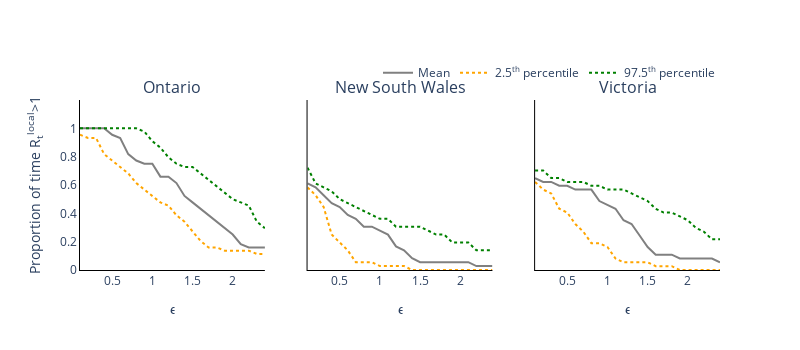

Notebook source saved alongside this figure:
### Code cell
from plotly.subplots import make_subplots

colours = ['grey', 'orange', 'green']
regions = ['Ontario', 'New South Wales', 'Victoria']
trace_name = ['Last time R<sub>t</sub><sup>local</sup><1', 'Last time R<sub>t</sub><sup>local</sup>>1', 'Proportion of time R<sub>t</sub><sup>local</sup>>1']

titles = ['{}'.format(r) for r in regions]
titles.extend([None]*3)

fig = go.Figure()
fig = make_subplots(rows=1, cols=3, subplot_titles=tuple(titles), shared_yaxes=True)

# Plot (bar chart cases each day)
for col in range(3):
    if col != 0:
        # Plot of incidences
        fig.add_trace(
            go.Scatter(
                x=large_epsilon_range,
                y=new_traces_mean[1][col],
                mode='lines',
                name='Mean',
                showlegend=False,
                line_color=colours[0],
            ),
            row= 1,
            col= col+1
        )

        fig.add_trace(
            go.Scatter(
                x=large_epsilon_range,
                y=new_traces_lower[1][col],
                mode='lines',
                name='2.5<sup>th</sup> percentile',
                showlegend=False,
                line_color=colours[1],
                line={'dash': 'dot'}
            ),
            row= 1,
            col= col+1
        )

        fig.add_trace(
            go.Scatter(
                x=large_epsilon_range,
                y=new_traces_upper[1][col],
                mode='lines',
                name='97.5<sup>th</sup> percentile',
                showlegend=False,
                line_color=colours[2],
                line={'dash': 'dot'}
            ),
            row= 1,
            col= col+1
        )

        fig.update_xaxes(row=1, col=col+1, title_text='ϵ')
    
    else:
        fig.add_trace(
            go.Scatter(
                x=large_epsilon_range,
                y=new_traces_mean[1][col],
                mode='lines',
                name='Mean',
                line_color=colours[0]
            ),
            row= 1,
            col= col+1
        )

        fig.add_trace(
            go.Scatter(
                x=large_epsilon_range,
                y=new_traces_lower[1][col],
                mode='lines',
                name='2.5<sup>th</sup> percentile',
                line_color=colours[1],
                line={'dash': 'dot'}
            ),
            row= 1,
            col= col+1
        )

        fig.add_trace(
            go.Scatter(
                x=large_epsilon_range,
                y=new_traces_upper[1][col],
                mode='lines',
                name='97.5<sup>th</sup> percentile',
                line_color=colours[2],
                line={'dash': 'dot'}
            ),
            row= 1,
            col= col+1
        )

        fig.update_xaxes(row=1, col=col+1, title_text='ϵ')


# Add axis labels
fig.update_layout(
    width=800, 
    height=350,
    plot_bgcolor='white',
    xaxis=dict(linecolor='black'),
    yaxis=dict(
        linecolor='black',
        range=[0, 1.2],
        tickvals=np.arange(0, 1.1, 0.2).tolist(),
        ticktext=['0', '0.2', '0.4', '0.6', '0.8', '1']),
    xaxis2=dict(linecolor='black'),
    yaxis2=dict(
        linecolor='black',
        range=[0, 1.2],
        tickvals=np.arange(0, 1.1, 0.2).tolist(),
        ticktext=['0', '0.2', '0.4', '0.6', '0.8', '1']),
    xaxis3=dict(linecolor='black'),
    yaxis3=dict(
        linecolor='black',
        range=[0, 1.2],
        tickvals=np.arange(0, 1.1, 0.2).tolist(),
        ticktext=['0', '0.2', '0.4', '0.6', '0.8', '1']),
    legend=dict(
        orientation='h',
        yanchor="bottom",
        y=1.075,
        xanchor="right",
        x=1)
    )

fig.update_yaxes(row=1, col=1, title_text=trace_name[2])

fig.write_image('Figure-3-Just_proportions.pdf')
fig.show()

### Figure 1 — Plotly figure (JSON) as saved in the notebook; plotly's stock layout.template omitted (floating-point values rounded to 4 significant figures)
{"data": [{"line": {"color": "grey"}, "mode": "lines", "name": "Mean", "type": "scatter", "x": [0.1, 0.2, 0.3, 0.4, 0.5, 0.6, 0.7, 0.8, 0.9, 1, 1.1, 1.2, 1.3, 1.4, 1.5, 1.6, 1.7, 1.8, 1.9, 2, 2.1, 2.2, 2.3, 2.4], "xaxis": "x", "y": [1, 1, 1, 1, 0.9545, 0.9318, 0.8182, 0.7727, 0.75, 0.75, 0.6591, 0.6591, 0.6136, 0.5227, 0.4773, 0.4318, 0.3864, 0.3409, 0.2955, 0.25, 0.1818, 0.1591, 0.1591, 0.1591], "yaxis": "y"}, {"line": {"color": "orange", "dash": "dot"}, "mode": "lines", "name": "2.5<sup>th</sup> percentile", "type": "scatter", "x": [0.1, 0.2, 0.3, 0.4, 0.5, 0.6, 0.7, 0.8, 0.9, 1, 1.1, 1.2, 1.3, 1.4, 1.5, 1.6, 1.7, 1.8, 1.9, 2, 2.1, 2.2, 2.3, 2.4], "xaxis": "x", "y": [0.9545, 0.9318, 0.9318, 0.8182, 0.7727, 0.7273, 0.6818, 0.6136, 0.5682, 0.5227, 0.4773, 0.4545, 0.3864, 0.3409, 0.2727, 0.2045, 0.1591, 0.1591, 0.1364, 0.1364, 0.1364, 0.1364, 0.1136, 0.1136], "yaxis": "y"}, {"line": {"color": "green", "dash": "dot"}, "mode": "lines", "name": "97.5<sup>th</sup> percentile", "type": "scatter", "x": [0.1, 0.2, 0.3, 0.4, 0.5, 0.6, 0.7, 0.8, 0.9, 1, 1.1, 1.2, 1.3, 1.4, 1.5, 1.6, 1.7, 1.8, 1.9, 2, 2.1, 2.2, 2.3, 2.4], "xaxis": "x", "y": [1, 1, 1, 1, 1, 1, 1, 1, 0.9773, 0.9091, 0.8636, 0.7955, 0.75, 0.7273, 0.7273, 0.6818, 0.6364, 0.5909, 0.5455, 0.5, 0.4773, 0.4545, 0.3409, 0.2955], "yaxis": "y"}, {"line": {"color": "grey"}, "mode": "lines", "name": "Mean", "showlegend": false, "type": "scatter", "x": [0.1, 0.2, 0.3, 0.4, 0.5, 0.6, 0.7, 0.8, 0.9, 1, 1.1, 1.2, 1.3, 1.4, 1.5, 1.6, 1.7, 1.8, 1.9, 2, 2.1, 2.2, 2.3, 2.4], "xaxis": "x2", "y": [0.6111, 0.5833, 0.5278, 0.4722, 0.4444, 0.3889, 0.3611, 0.3056, 0.3056, 0.2778, 0.25, 0.1667, 0.1389, 0.08333, 0.05556, 0.05556, 0.05556, 0.05556, 0.05556, 0.05556, 0.05556, 0.02778, 0.02778, 0.02778], "yaxis": "y2"}, {"line": {"color": "orange", "dash": "dot"}, "mode": "lines", "name": "2.5<sup>th</sup> percentile", "showlegend": false, "type": "scatter", "x": [0.1, 0.2, 0.3, 0.4, 0.5, 0.6, 0.7, 0.8, 0.9, 1, 1.1, 1.2, 1.3, 1.4, 1.5, 1.6, 1.7, 1.8, 1.9, 2, 2.1, 2.2, 2.3, 2.4], "xaxis": "x2", "y": [0.5833, 0.5278, 0.4444, 0.25, 0.1944, 0.1389, 0.05556, 0.05556, 0.05556, 0.02778, 0.02778, 0.02778, 0.02778, 0, 0, 0, 0, 0, 0, 0, 0, 0, 0, 0], "yaxis": "y2"}, {"line": {"color": "green", "dash": "dot"}, "mode": "lines", "name": "97.5<sup>th</sup> percentile", "showlegend": false, "type": "scatter", "x": [0.1, 0.2, 0.3, 0.4, 0.5, 0.6, 0.7, 0.8, 0.9, 1, 1.1, 1.2, 1.3, 1.4, 1.5, 1.6, 1.7, 1.8, 1.9, 2, 2.1, 2.2, 2.3, 2.4], "xaxis": "x2", "y": [0.7222, 0.6111, 0.5833, 0.5556, 0.5, 0.4722, 0.4444, 0.4167, 0.3889, 0.3611, 0.3611, 0.3056, 0.3056, 0.3056, 0.3056, 0.2778, 0.25, 0.25, 0.1944, 0.1944, 0.1944, 0.1389, 0.1389, 0.1389], "yaxis": "y2"}, {"line": {"color": "grey"}, "mode": "lines", "name": "Mean", "showlegend": false, "type": "scatter", "x": [0.1, 0.2, 0.3, 0.4, 0.5, 0.6, 0.7, 0.8, 0.9, 1, 1.1, 1.2, 1.3, 1.4, 1.5, 1.6, 1.7, 1.8, 1.9, 2, 2.1, 2.2, 2.3, 2.4], "xaxis": "x3", "y": [0.6486, 0.6216, 0.6216, 0.5946, 0.5946, 0.5676, 0.5676, 0.5676, 0.4865, 0.4595, 0.4324, 0.3514, 0.3243, 0.2432, 0.1622, 0.1081, 0.1081, 0.1081, 0.08108, 0.08108, 0.08108, 0.08108, 0.08108, 0.05405], "yaxis": "y3"}, {"line": {"color": "orange", "dash": "dot"}, "mode": "lines", "name": "2.5<sup>th</sup> percentile", "showlegend": false, "type": "scatter", "x": [0.1, 0.2, 0.3, 0.4, 0.5, 0.6, 0.7, 0.8, 0.9, 1, 1.1, 1.2, 1.3, 1.4, 1.5, 1.6, 1.7, 1.8, 1.9, 2, 2.1, 2.2, 2.3, 2.4], "xaxis": "x3", "y": [0.6216, 0.5676, 0.5405, 0.4324, 0.4054, 0.3243, 0.2703, 0.1892, 0.1892, 0.1622, 0.08108, 0.05405, 0.05405, 0.05405, 0.05405, 0.02703, 0.02703, 0.02703, 0, 0, 0, 0, 0, 0], "yaxis": "y3"}, {"line": {"color": "green", "dash": "dot"}, "mode": "lines", "name": "97.5<sup>th</sup> percentile", "showlegend": false, "type": "scatter", "x": [0.1, 0.2, 0.3, 0.4, 0.5, 0.6, 0.7, 0.8, 0.9, 1, 1.1, 1.2, 1.3, 1.4, 1.5, 1.6, 1.7, 1.8, 1.9, 2, 2.1, 2.2, 2.3, 2.4], "xaxis": "x3", "y": [0.7027, 0.7027, 0.6486, 0.6486, 0.6216, 0.6216, 0.6216, 0.5946, 0.5946, 0.5676, 0.5676, 0.5676, 0.5405, 0.5135, 0.4865, 0.4324, 0.4054, 0.4054, 0.3784, 0.3514, 0.2973, 0.2703, 0.2162, 0.2162], "yaxis": "y3"}], "layout": {"annotations": [{"font": {"size": 16}, "showarrow": false, "text": "Ontario", "x": 0.1444, "xanchor": "center", "xref": "paper", "y": 1, "yanchor": "bottom", "yref": "paper"}, {"font": {"size": 16}, "showarrow": false, "text": "New South Wales", "x": 0.5, "xanchor": "center", "xref": "paper", "y": 1, "yanchor": "bottom", "yref": "paper"}, {"font": {"size": 16}, "showarrow": false, "text": "Victoria", "x": 0.8556, "xanchor": "center", "xref": "paper", "y": 1, "yanchor": "bottom", "yref": "paper"}], "height": 350, "legend": {"orientation": "h", "x": 1, "xanchor": "right", "y": 1.075, "yanchor": "bottom"}, "plot_bgcolor": "white", "width": 800, "xaxis": {"anchor": "y", "domain": [0, 0.2889], "linecolor": "black", "title": {"text": "ϵ"}}, "xaxis2": {"anchor": "y2", "domain": [0.3556, 0.6444], "linecolor": "black", "title": {"text": "ϵ"}}, "xaxis3": {"anchor": "y3", "domain": [0.7111, 1], "linecolor": "black", "title": {"text": "ϵ"}}, "yaxis": {"anchor": "x", "domain": [0, 1], "linecolor": "black", "range": [0, 1.2], "ticktext": ["0", "0.2", "0.4", "0.6", "0.8", "1"], "tickvals": [0, 0.2, 0.4, 0.6, 0.8, 1], "title": {"text": "Proportion of time R<sub>t</sub><sup>local</sup>>1"}}, "yaxis2": {"anchor": "x2", "domain": [0, 1], "linecolor": "black", "matches": "y", "range": [0, 1.2], "showticklabels": false, "ticktext": ["0", "0.2", "0.4", "0.6", "0.8", "1"], "tickvals": [0, 0.2, 0.4, 0.6, 0.8, 1]}, "yaxis3": {"anchor": "x3", "domain": [0, 1], "linecolor": "black", "matches": "y", "range": [0, 1.2], "showticklabels": false, "ticktext": ["0", "0.2", "0.4", "0.6", "0.8", "1"], "tickvals": [0, 0.2, 0.4, 0.6, 0.8, 1]}}}
